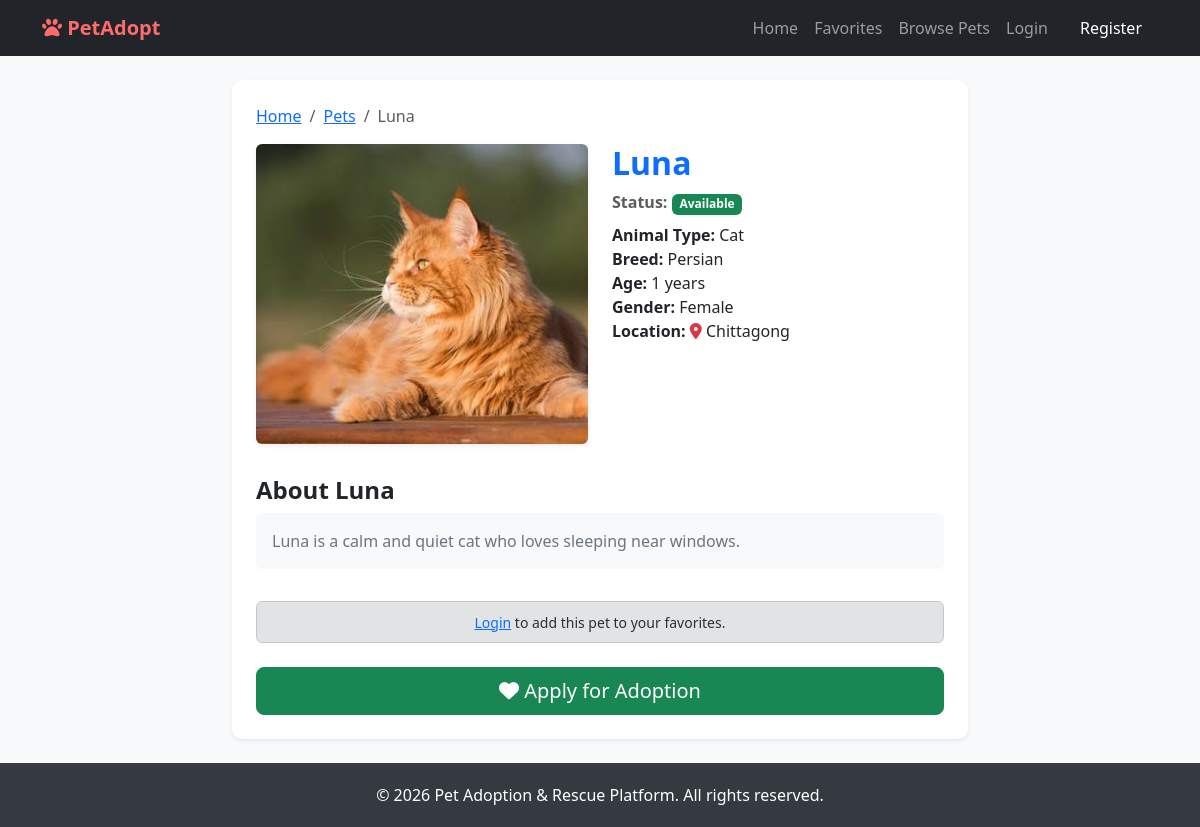
Screenshot of /pets/6/ with the database file from the repository.
### pets/models.py (models this page shows, shortened)
class Pet(models.Model):
    ANIMAL_TYPES = (
        ('Dog', 'Dog'),
        ('Cat', 'Cat'),
        ('Bird', 'Bird'),
        ('Rabbit', 'Rabbit'),
        ('Other', 'Other'),
    )
    GENDER_CHOICES = (
        ('Male', 'Male'),
        ('Female', 'Female'),
    )
    STATUS_CHOICES = (
        ('Available', 'Available'),
        ('Adopted', 'Adopted'),
    )
    name = models.CharField(max_length=100)
    animal_type = models.CharField(max_length=50, choices=ANIMAL_TYPES)
    breed = models.CharField(max_length=100)
    age = models.CharField(max_length=50)
    gender = models.CharField(max_length=20, choices=GENDER_CHOICES)
    location = models.CharField(max_length=100)
    description = models.TextField()
    image = models.ImageField(upload_to='pet_images/')
    status = models.CharField(max_length=20, choices=STATUS_CHOICES, default='Available')
    created_at = models.DateTimeField(auto_now_add=True)

### pets/views.py (the view)
# urls.py: path('pets/<int:pk>/', pet_detail_view, name='pet_detail'),
def pet_detail_view(request, pk):
    pet = get_object_or_404(Pet, pk=pk)
    return render(request, 'pet_detail.html', {'pet': pet})

### templates/pet_detail.html (shortened to what this page needs)
{% extends 'base.html' %}
{% block content %}
<div class="row justify-content-center">
    <div class="col-lg-8">
        <div class="card shadow-sm p-4">
            <nav aria-label="breadcrumb">
                <ol class="breadcrumb">
                    <li class="breadcrumb-item"><a href="{% url 'home' %}">Home</a></li>
                    <li class="breadcrumb-item"><a href="{% url 'pet_list' %}">Pets</a></li>
                    <li class="breadcrumb-item active" aria-current="page">{{ pet.name }}</li>
                </ol>
            </nav>
            <div class="row">
                <div class="col-md-6 mb-3">
                    {% if pet.image %}
                        <img src="{{ pet.image.url }}" class="img-fluid rounded shadow-sm w-100" alt="{{ pet.name }}" style="height: 300px; object-fit: cover;">
                    {% else %}
                        <img src="https://via.placeholder.com/400x300?text=No+Image" class="img-fluid rounded shadow-sm w-100" alt="No image">
                    {% endif %}
                </div>
                <div class="col-md-6">
                    <h2 class="fw-bold text-primary">{{ pet.name }}</h2>
                    <p class="text-muted mb-2"><strong>Status:</strong>
                        {% if pet.status == 'Available' %}
                            <span class="badge bg-success">Available</span>
                        {% else %}
                            <span class="badge bg-danger">Adopted</span>
                        {% endif %}
                    </p>
                    <ul class="list-unstyled mb-4">
                        <li><strong>Animal Type:</strong> {{ pet.animal_type }}</li>
                        <li><strong>Breed:</strong> {{ pet.breed }}</li>
                        <li><strong>Age:</strong> {{ pet.age }}</li>
                        <li><strong>Gender:</strong> {{ pet.gender }}</li>
                        <li><strong>Location:</strong> <i class="fas fa-map-marker-alt text-danger"></i> {{ pet.location }}</li>
                    </ul>
                </div>
            </div>
            <div class="mt-3">
                <h4 class="fw-bold">About {{ pet.name }}</h4>
                <p class="text-secondary bg-light p-3 rounded">{{ pet.description }}</p>
            </div>
            <div class="mt-3">
                {% if user.is_authenticated %}
                    <a href="{% url 'toggle_favorite' pet.id %}" class="btn btn-outline-danger w-100 mb-3">
                        <i class="fas fa-heart"></i> Add to Favorites
                    </a>
                {% else %}
                    <div class="alert alert-secondary text-center mb-3 py-2" role="alert">
                        <small><a href="{% url 'login' %}">Login</a> to add this pet to your favorites.</small>
                    </div>
                {% endif %}
            </div>
            <div class="mt-2 text-end">
                {% if pet.status == 'Available' %}
                    <a href="{% url 'apply_adoption' pet.pk %}" class="btn btn-success btn-lg w-100"><i class="fas fa-heart"></i> Apply for Adoption</a>
                {% else %}
                    <div class="alert alert-danger text-center mb-0" role="alert">
                        <i class="fas fa-times-circle"></i> This pet has already been adopted.
                    </div>
                {% endif %}
            </div>
        </div>
    </div>
</div>
{% endblock %}

### templates/base.html (style rules this page uses)
html, body { height: 100%; margin: 0; }
body { background-color: #f8f9fa; font-family: 'Segoe UI', Tahoma, Geneva, Verdana, sans-serif; display: flex; flex-direction: column; min-height: 100vh; }
.card { transition: transform 0.2s; border: none; border-radius: 10px; box-shadow: 0 4px 6px rgba(0,0,0,0.05); }

### rows the page displays
Pet: name "Luna", image (picture), animal_type "Cat", breed "Persian", age "1 years", gender "Female", location "Chittagong", description "Luna is a calm and quiet cat who loves sleeping near windows."
